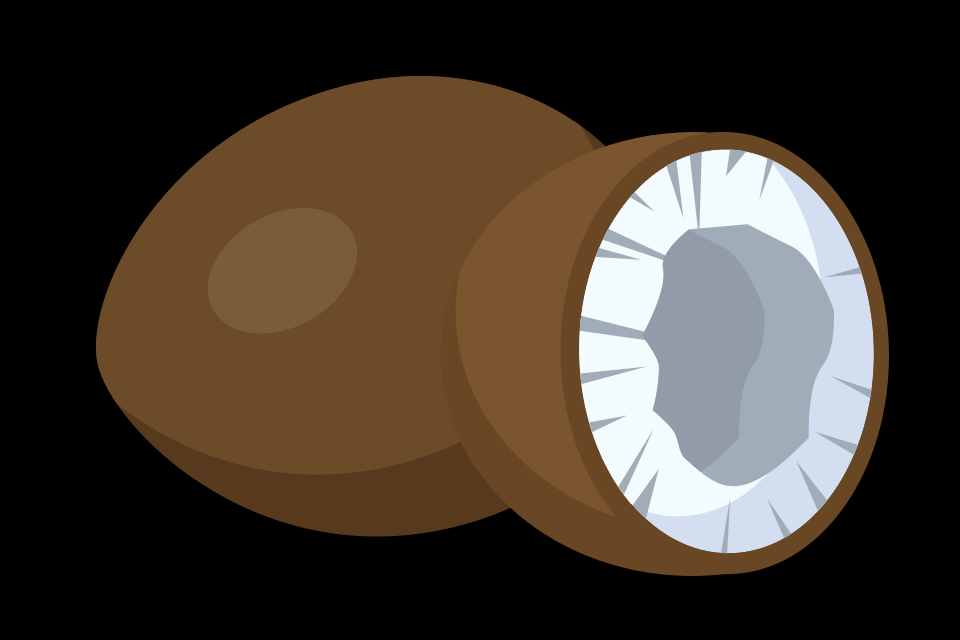

This game map was drawn from its Tiled (.tmx) file and the tilesets committed beside it. A one-line description and the full map source follow:
An orthogonal 30x20 tile map with 32x32 px tiles, 1 tile layer (Tile Layer 1) and 21 objects.

<map version="1.10" tiledversion="1.10.2" orientation="orthogonal" renderorder="right-down" width="30" height="20" tilewidth="32" tileheight="32" infinite="0" nextlayerid="5" nextobjectid="44">
 <tileset firstgid="1" name="kelapa" tilewidth="793" tileheight="500" tilecount="1" columns="0">
  <grid orientation="orthogonal" width="1" height="1" />
  <tile id="0">
   <image width="793" height="500" source="images/kelapa.png" />
  </tile>
 </tileset>
 <layer id="1" name="Tile Layer 1" width="30" height="20">
  <data encoding="csv">
0,0,0,0,0,0,0,0,0,0,0,0,0,0,0,0,0,0,0,0,0,0,0,0,0,0,0,0,0,0,
0,0,0,0,0,0,0,0,0,0,0,0,0,0,0,0,0,0,0,0,0,0,0,0,0,0,0,0,0,0,
0,0,0,0,0,0,0,0,0,0,0,0,0,0,0,0,0,0,0,0,0,0,0,0,0,0,0,0,0,0,
0,0,0,0,0,0,0,0,0,0,0,0,0,0,0,0,0,0,0,0,0,0,0,0,0,0,0,0,0,0,
0,0,0,0,0,0,0,0,0,0,0,0,0,0,0,0,0,0,0,0,0,0,0,0,0,0,0,0,0,0,
0,0,0,0,0,0,0,0,0,0,0,0,0,0,0,0,0,0,0,0,0,0,0,0,0,0,0,0,0,0,
0,0,0,0,0,0,0,0,0,0,0,0,0,0,0,0,0,0,0,0,0,0,0,0,0,0,0,0,0,0,
0,0,0,0,0,0,0,0,0,0,0,0,0,0,0,0,0,0,0,0,0,0,0,0,0,0,0,0,0,0,
0,0,0,0,0,0,0,0,0,0,0,0,0,0,0,0,0,0,0,0,0,0,0,0,0,0,0,0,0,0,
0,0,0,0,0,0,0,0,0,0,0,0,0,0,0,0,0,0,0,0,0,0,0,0,0,0,0,0,0,0,
0,0,0,0,0,0,0,0,0,0,0,0,0,0,0,0,0,0,0,0,0,0,0,0,0,0,0,0,0,0,
0,0,0,0,0,0,0,0,0,0,0,0,0,0,0,0,0,0,0,0,0,0,0,0,0,0,0,0,0,0,
0,0,0,0,0,0,0,0,0,0,0,0,0,0,0,0,0,0,0,0,0,0,0,0,0,0,0,0,0,0,
0,0,0,0,0,0,0,0,0,0,0,0,0,0,0,0,0,0,0,0,0,0,0,0,0,0,0,0,0,0,
0,0,0,0,0,0,0,0,0,0,0,0,0,0,0,0,0,0,0,0,0,0,0,0,0,0,0,0,0,0,
0,0,0,0,0,0,0,0,0,0,0,0,0,0,0,0,0,0,0,0,0,0,0,0,0,0,0,0,0,0,
0,0,0,0,0,0,0,0,0,0,0,0,0,0,0,0,0,0,0,0,0,0,0,0,0,0,0,0,0,0,
0,0,0,1,0,0,0,0,0,0,0,0,0,0,0,0,0,0,0,0,0,0,0,0,0,0,0,0,0,0,
0,0,0,0,0,0,0,0,0,0,0,0,0,0,0,0,0,0,0,0,0,0,0,0,0,0,0,0,0,0,
0,0,0,0,0,0,0,0,0,0,0,0,0,0,0,0,0,0,0,0,0,0,0,0,0,0,0,0,0,0
</data>
 </layer>
 <objectgroup id="2" name="paths">
  <object id="34" x="314.667" y="530.439">
   <polyline points="0,0 -43.6681,-11.5592 -97.6111,-35.962 -120.73,-53.943 -156.691,-84.7675" />
  </object>
  <object id="35" x="138.711" y="427.691">
   <polyline points="0,0 -37.2463,-50.0899 -51.3743,-97.6111 -33.3933,-150.27 5.13743,-205.497" />
  </object>
  <object id="36" x="164.398" y="195.222">
   <polyline points="0,0 37.2463,-42.3838 86.0519,-74.4927 142.564,-100.18" />
  </object>
  <object id="37" x="341.639" y="91.1893">
   <polyline points="0,0 48.8055,-15.4123 113.023,-15.4123 146.417,-10.2749 181.094,1.28436" />
  </object>
  <object id="38" x="550.989" y="109.17">
   <polyline points="0,0 52.6586,32.1089 115.592,20.5497 166.966,15.4123" />
  </object>
  <object id="39" x="739.789" y="129.72">
   <polyline points="0,0 48.8055,19.2653 83.4832,48.8055 120.73,95.0424 136.142,143.848" />
  </object>
  <object id="40" x="881.069" y="296.686">
   <polyline points="0,0 5.13743,57.796 1.28436,113.023 -10.2749,165.682" />
  </object>
  <object id="41" x="856.666" y="489.34">
   <polyline points="0,0 -38.5307,46.2368 -82.1988,74.4927 -124.583,82.1988 -170.819,82.1988" />
  </object>
  <object id="42" x="655.022" y="572.823">
   <polyline points="0,0 -50.0899,-10.2749 -101.464,-29.5402 -134.857,-62.9335" />
  </object>
  <object id="43" x="491.909" y="512.458">
   <polyline points="0,0 -39.8151,12.8436 -100.18,23.1184 -154.123,21.8341" />
  </object>
 </objectgroup>
 <objectgroup id="3" name="letak gambar">
  <object id="1" x="92.4737" y="73.2083" width="797.585" height="504.752" />
 </objectgroup>
 <objectgroup id="4" name="dots">
  <object id="3" x="296.686" y="499.615" width="64" height="64" />
  <object id="4" x="120.838" y="405.966" width="64" height="64" />
  <object id="5" x="122.123" y="178.634" width="64" height="64" />
  <object id="6" x="296.795" y="59.1893" width="64" height="64" />
  <object id="7" x="499.724" y="60.4737" width="64" height="64" />
  <object id="8" x="697.515" y="90.0139" width="64" height="64" />
  <object id="9" x="846.5" y="244.137" width="64" height="64" />
  <object id="10" x="827.235" y="435.506" width="64" height="64" />
  <object id="11" x="644.856" y="535.686" width="64" height="64" />
  <object id="12" x="463.762" y="476.605" width="64" height="64" />
 </objectgroup>
</map>
